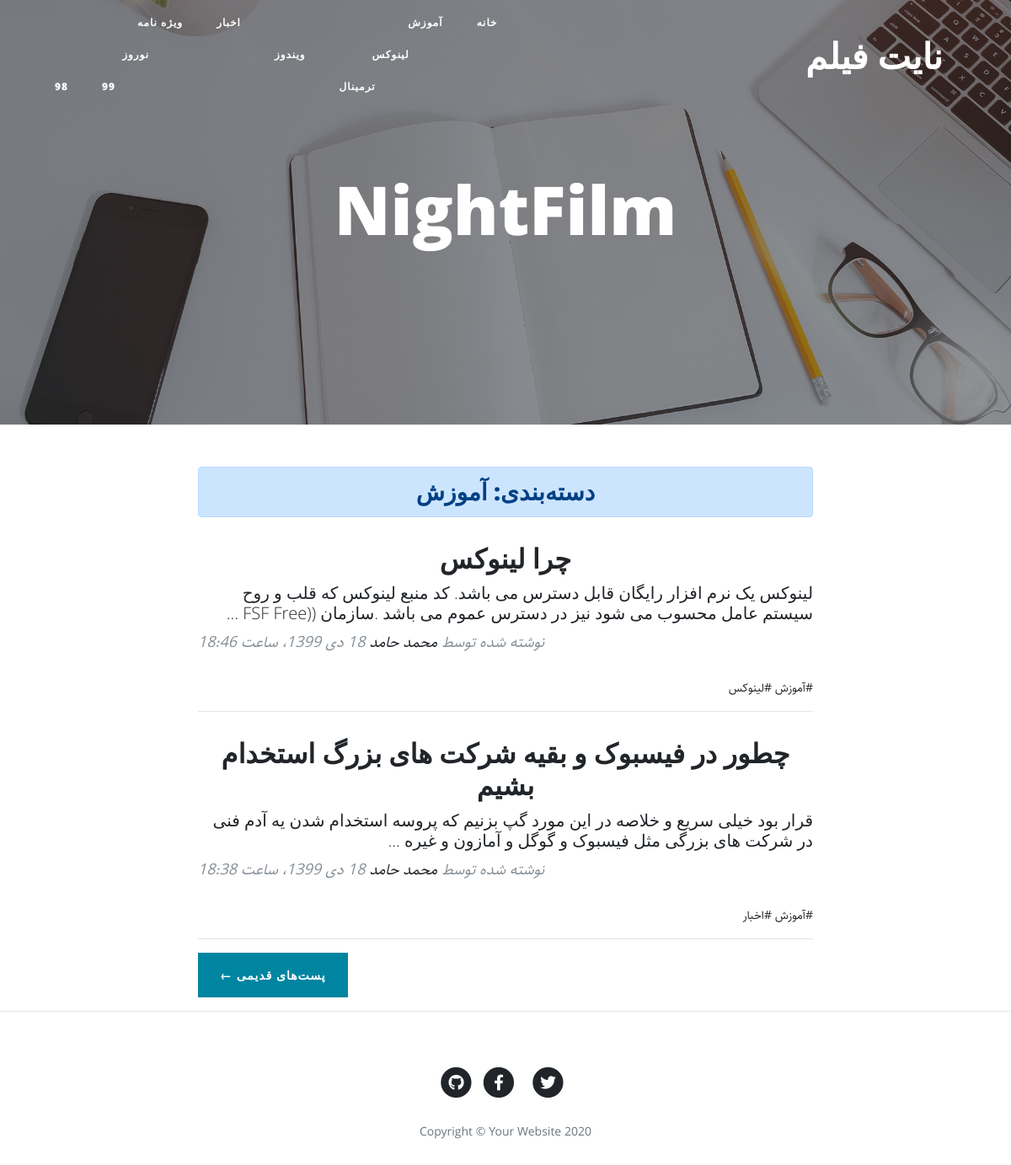
The app's page /category/learning with its own data.
### blog/models.py (models this page shows, shortened)
class Category(models.Model):
    parent = models.ForeignKey('self', default=None, null=True, blank=True, on_delete=models.SET_NULL, related_name='children', verbose_name="زیر‌دسته")
    title = models.CharField(max_length=300, verbose_name="عنوان دسته‌بندی")
    slug = models.SlugField(max_length=100, unique=True, verbose_name="آدرس دسته‌بندی")
    status = models.BooleanField(default=True, verbose_name="آیا نمایش داده شود؟")
    position = models.IntegerField(verbose_name="پوزیشن")
    class Meta:
        verbose_name = "دسته‌بندی"
        verbose_name_plural = "دسته‌بندی‌ها"
        ordering = ['parent__id', 'position']
    objects = CategoryManager()

class Article(models.Model):
    STATUS_CHOICES = (
        ('d', 'پیش نویس'),
        ('p', 'منتشرشده')
    )
    author = models.ForeignKey(User, null=True, on_delete=models.SET_NULL, related_name="articles", verbose_name="نویسنده")
    title = models.CharField(max_length=300, verbose_name="عنوان مقاله")
    slug = models.SlugField(max_length=100, unique=True, verbose_name="آدرس مقاله")
    category = models.ManyToManyField(Category, verbose_name="دسته‌بندی", related_name="articles")
    description = models.TextField()
    thumbail = models.ImageField(upload_to="images", verbose_name="تصویر مقاله")
    publish = models.DateTimeField(default=timezone.now, verbose_name="زمان انتشار")
    created = models.DateTimeField(auto_now_add=True)
    updated = models.DateTimeField(auto_now=True)
    status = models.CharField(max_length=1, choices=STATUS_CHOICES, verbose_name="وضعیت")
    class Meta:
        verbose_name = "مقاله"
        verbose_name_plural = "مقالات"
        ordering = ['-publish']
    def jpublish(self):
        return jalali_converter(self.publish)
    jpublish.short_description = "زمان انتشار"
    objects = ArticleManager()

### blog/views.py (the view)
# urls.py: path('category/<slug:slug>', CategoryList.as_view(), name="category"),
class CategoryList(ListView):
    paginate_by = 2
    template_name = "blog/category.html"
    def get_queryset(self):
        global category
        slug = self.kwargs.get('slug')
        category = get_object_or_404(Category.objects.active(), slug=slug)
        return category.articles.published()
    def get_context_data(self, **kwargs):
        context = super().get_context_data(**kwargs)
        context['category'] = category
        return context

### blog/models.py (called while the page is built)
    def published(self):
        return self.filter(status='p')

    def active(self):
        return self.filter(status=True)

### blog/templatetags/base_tags.py (called while the page is built)
@register.simple_tag
def title():
    return "نایت فیلم"

@register.inclusion_tag("blog/partials/category_navbar.html")
def category_navbar():
    return {
        "category": Category.objects.filter(status=True)
    }

### extensions/jalali.py (called while the page is built)
    def persian_tuple(self):
        return self.persian_year, self.persian_month, self.persian_day

### extensions/utils.py (called while the page is built)
def jalali_converter(time):
    jmonth = ["فروردین", "اردیبهشت", "خرداد", "تیر", "مرداد", "شهریور", "مهر", "آبان", "آذر", "دی", "بهمن", "اسفند"]
    time = timezone.localtime(time)
    time_to_str = "{},{},{}".format(time.year, time.month, time.day)
    time_to_tuple = jalali.Gregorian(time_to_str).persian_tuple()
    time_to_list = list(time_to_tuple)
    for index, month in enumerate(jmonth):
        if time_to_list[1] == index + 1:
            time_to_list[1] = month
            break
    output = "{} {} {}، ساعت {}:{}".format(
        time_to_list[2],
        time_to_list[1],
        time_to_list[0],
        time.hour,
        time.minute
    )
    return output

### blog/templates/blog/category.html (shortened to what this page needs)
{% extends 'blog/list.html' %}
{% block header %}
    <h3 class="alert alert-primary text-center">دسته‌بندی: {{category.title}}</h3>
{% endblock %}
{% block next_page_url %}
    {% url 'blog:category' category.slug page_obj.next_page_number %}
{% endblock %}

### blog/templates/blog/list.html (shortened to what this page needs)
{% extends 'blog/base.html' %}
{% load static %}
{% block main %}
  <header class="masthead" style="background-image: url('{% static "blog/img/home-bg.jpg" %}')">
    <div class="overlay"></div>
    <div class="container">
      <div class="row">
        <div class="col-lg-8 col-md-10 mx-auto">
          <div class="site-heading">
            <h1>NightFilm</h1>
          </div>
        </div>
      </div>
    </div>
  </header>
  <div class="container">
    <div class="row">
      <div class="col-lg-8 col-md-10 mx-auto">
        {% block header %}{% endblock %}
        {% for article in object_list %}
        <div class="post-preview">
          <a href="{% url 'blog:detail' article.slug %}">
            <h2 class="post-title">
              {{article.title}}
            </h2>
            <h3 class="post-subtitle">
              {{article.description | truncatewords:30}}
            </h3>
          </a>
          <p class="post-meta">نوشته شده توسط
            <a href="{% url 'blog:author' article.author %}">{{article.author.get_full_name}}</a>
            {{article.jpublish}}</p>
          <div>
            {% for cat in article.category.active %}
              <a href="{% url 'blog:category' cat.slug %}">#{{cat.title}}</a>
            {% endfor %}
          </div>
        </div>
        <hr>
        {% endfor %}
        <div class="clearfix pager-botton">
          {% if is_paginated %}
            <div class="clearfix pager-botton">
                {% if page_obj.has_next %}
                    <a class="btn btn-primary float-right" href="{% block next_page_url %}{% endblock %}"> پست‌های قدیمی &larr;</a>
                {% endif %}
            </div>
          {% endif %}
        </div>
      </div>
    </div>
  </div>
{% endblock %}

### blog/templates/blog/base.html (shortened to what this page needs)
{% load static %}
{% load base_tags %}
<!DOCTYPE html>
<html lang="fa">
<head>
  <link href="{% static 'blog/vendor/bootstrap/css/bootstrap.min.css' %}" rel="stylesheet">
  <link href="{% static 'blog/vendor/fontawesome-free/css/all.min.css' %}" rel="stylesheet" type="text/css">
  <link href="{% static 'blog/css/clean-blog.min.css' %}" rel="stylesheet">
  <link href="{% static 'blog/css/rtl.css' %}" rel="stylesheet">
</head>
<body>
  <nav class="navbar navbar-expand-lg navbar-light fixed-top" id="mainNav">
    <div class="container">
      <a class="navbar-brand" href="{% url 'blog:home' %}">{% title %}</a>
      {% category_navbar %}
    </div>
  </nav>
  {% block main %}
  {% endblock %}
  <hr>
  <footer>
    <div class="container">
      <div class="row">
        <div class="col-lg-8 col-md-10 mx-auto">
          <ul class="list-inline text-center">
            <li class="list-inline-item">
              <a href="#">
                <span class="fa-stack fa-lg">
                  <i class="fas fa-circle fa-stack-2x"></i>
                  <i class="fab fa-twitter fa-stack-1x fa-inverse"></i>
                </span>
              </a>
            </li>
            <li class="list-inline-item">
              <a href="#">
                <span class="fa-stack fa-lg">
                  <i class="fas fa-circle fa-stack-2x"></i>
                  <i class="fab fa-facebook-f fa-stack-1x fa-inverse"></i>
                </span>
              </a>
            </li>
            <li class="list-inline-item">
              <a href="#">
                <span class="fa-stack fa-lg">
                  <i class="fas fa-circle fa-stack-2x"></i>
                  <i class="fab fa-github fa-stack-1x fa-inverse"></i>
                </span>
              </a>
            </li>
          </ul>
          <p class="copyright text-muted">Copyright &copy; Your Website 2020</p>
        </div>
      </div>
    </div>
  </footer>
</body>
</html>

### blog/templates/blog/partials/category_navbar.html
<div class="collapse navbar-collapse nav" id="navbarResponsive">
    <ul class="navbar-nav ml-auto">
        <li class="nav-item">
            <a class="nav-link" href="{% url 'blog:home' %}">خانه</a>
        </li>
        {% for cat in category %}
            {% if cat.parent == None %}
                <li class="nav-item">
                  <a class="nav-link" href="{% url 'blog:category' cat.slug %}">{{cat.title}}</a>
                  {% if cat.children.active %}
                    {% include 'blog/partials/category_loop.html' %}
                  {% endif %}
                </li>
            {% endif %}
        {% endfor %}
    </ul>
</div>

### blog/templates/blog/partials/category_loop.html
 <ul class="navbar-nav ml-auto">
     {% for cat in cat.children.active %}
        <li class="nav-item">
            <a class="nav-link" href="{% url 'blog:category' cat.slug %}">{{cat.title}}</a>
            {% if cat.children.active %}
                {% include 'blog/partials/category_loop.html' %}
            {% endif %}
        </li>
     {% endfor %}
 </ul>

### static/blog/css/rtl.css (style rules this page uses)
body { direction: rtl; text-align: right; font-size: 14px; font-family: 'sahel'; }
.navbar-nav { margin-left: initial !important; margin-right: auto; }
.post-meta { text-align: left; }
.post-preview > a > .post-title { font-size: 32px; }
.post-title { text-align: center; font-size: 32px; }
.pager-botton { float: left !important; }
.navbar-brand { font-size: 42px; }
.post-subtitle { font-size: 20px; }

### records on screen
Category: title "آموزش"
Category: title "لینوکس"
Category: title "ترمینال"
Category: title "ویندوز"
Category: title "اخبار"
Category: title "ویژه‌ نامه"
Category: title "نوروز"
Category: title "99"
Category: title "98"
Article: title "چرا لینوکس", description "لینوکس یک نرم افزار رایگان قابل دسترس می باشد. کد منبع لینوکس که قلب و روح سیستم عامل محسوب می شود نیز در دسترس عموم می باشد .سازمان ((FSF Free …", author.get_full_name "محمد حامد", jpublish "18 دی 1399، ساعت 18:46"
Article: title "چطور در فیسبوک و بقیه شرکت های بزرگ استخدام بشیم", description "قرار بود خیلی سریع و خلاصه در این مورد گپ بزنیم که پروسه استخدام شدن یه آدم فنی در شرکت های بزرگی مثل فیسبوک و گوگل و آمازون و غیره …", author.get_full_name "محمد حامد", jpublish "18 دی 1399، ساعت 18:38"
